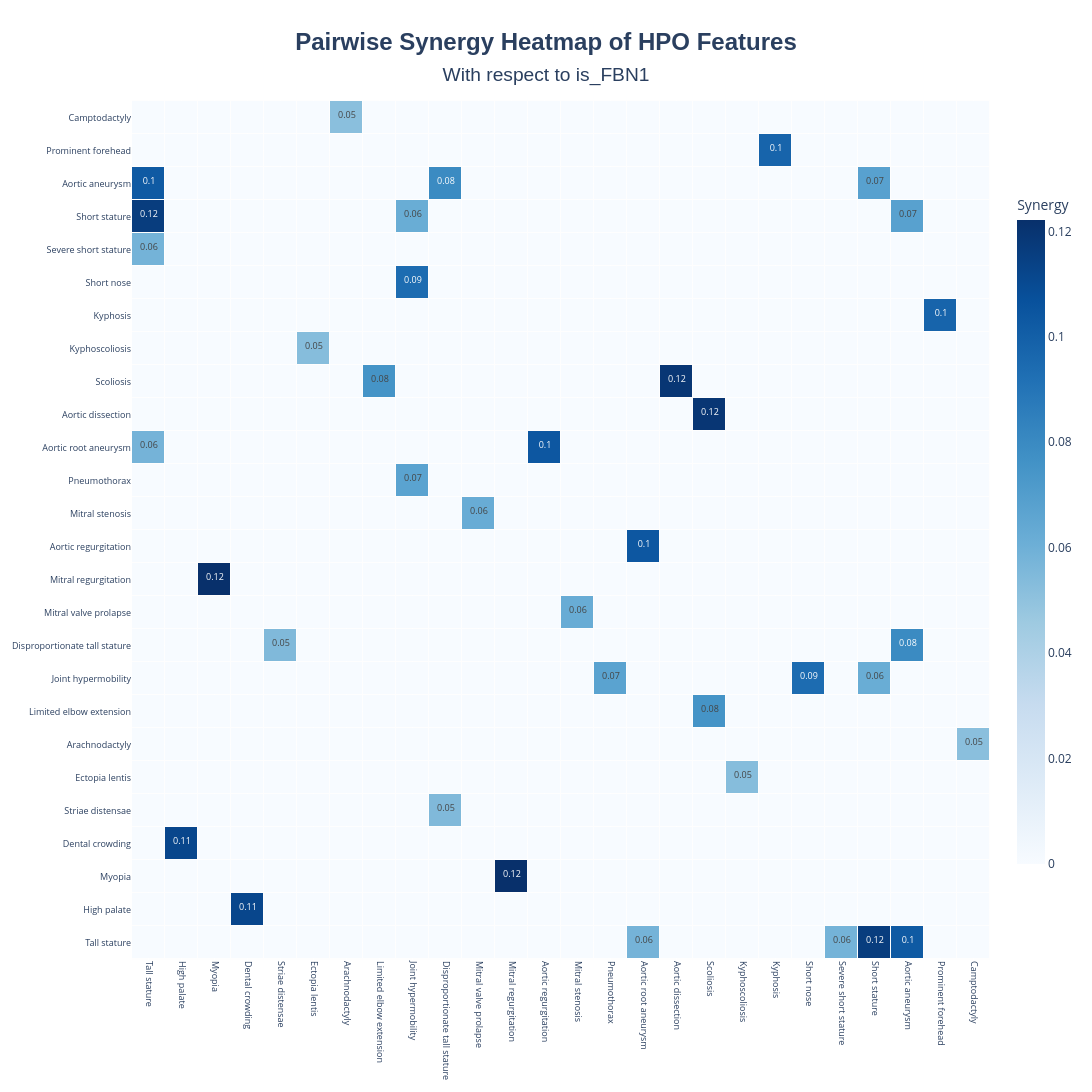

Write notebook code for a chart like this one.
### Markdown cell above
##### **Pairwise Synergy Analysis and Ploting**

### Code cell
all_target=all_target_matrix['is_FBN1']
all_synergy_analyzer=PairwiseSynergyAnalyzer(
    hpo_data=(all_hpo_matrix_filtered,target_hpo_matrix[1]), 
    target=all_target,
    n_permutations=1000,
    min_individuals_for_synergy_caculation=40,
    random_state=40,)
all_synergy_analyzer.compute_synergy_matrix(n_jobs=32)
all_synergy_analyzer.plot_synergy_heatmap(
    lower_bound=0.05,
    target_name=all_target.name)

### Figure 1 — Plotly figure (JSON) as saved in the notebook; plotly's stock layout.template omitted (floating-point values rounded to 4 significant figures; data arrays with more than 128 entries replaced by an {"elided": "..."} marker saying what was removed)
{"data": [{"colorbar": {"len": 0.8, "thickness": 28, "title": {"text": "Synergy"}}, "colorscale": [[0, "rgb(247,251,255)"], [0.125, "rgb(222,235,247)"], [0.25, "rgb(198,219,239)"], [0.375, "rgb(158,202,225)"], [0.5, "rgb(107,174,214)"], [0.625, "rgb(66,146,198)"], [0.75, "rgb(33,113,181)"], [0.875, "rgb(8,81,156)"], [1, "rgb(8,48,107)"]], "hoverinfo": "text", "hovertext": {"elided": "26x26 str values"}, "text": {"elided": "26x26 str values"}, "texttemplate": "<span style='font-size:9px'>%{text}</span>", "type": "heatmap", "x": ["Tall stature", "High palate", "Myopia", "Dental crowding", "Striae distensae", "Ectopia lentis", "Arachnodactyly", "Limited elbow extension", "Joint hypermobility", "Disproportionate tall stature", "Mitral valve prolapse", "Mitral regurgitation", "Aortic regurgitation", "Mitral stenosis", "Pneumothorax", "Aortic root aneurysm", "Aortic dissection", "Scoliosis", "Kyphoscoliosis", "Kyphosis", "Short nose", "Severe short stature", "Short stature", "Aortic aneurysm", "Prominent forehead", "Camptodactyly"], "xgap": 1, "y": ["Tall stature", "High palate", "Myopia", "Dental crowding", "Striae distensae", "Ectopia lentis", "Arachnodactyly", "Limited elbow extension", "Joint hypermobility", "Disproportionate tall stature", "Mitral valve prolapse", "Mitral regurgitation", "Aortic regurgitation", "Mitral stenosis", "Pneumothorax", "Aortic root aneurysm", "Aortic dissection", "Scoliosis", "Kyphoscoliosis", "Kyphosis", "Short nose", "Severe short stature", "Short stature", "Aortic aneurysm", "Prominent forehead", "Camptodactyly"], "ygap": 1, "z": {"elided": "26x26 float values"}, "zmax": 0.1222, "zmid": 0, "zmin": 0}], "layout": {"height": 1521, "plot_bgcolor": "rgba(240,240,240,0.1)", "title": {"font": {"family": "Arial", "size": 24}, "text": "<b>Pairwise Synergy Heatmap of HPO Features</b><br><span style='font-size:0.8em'>With respect to is_FBN1</span>", "x": 0.5, "xanchor": "center", "yanchor": "top"}, "width": 1521, "xaxis": {"tickangle": 90, "tickfont": {"size": 9}}, "yaxis": {"scaleanchor": "x", "scaleratio": 1, "tickfont": {"size": 9}}}}
